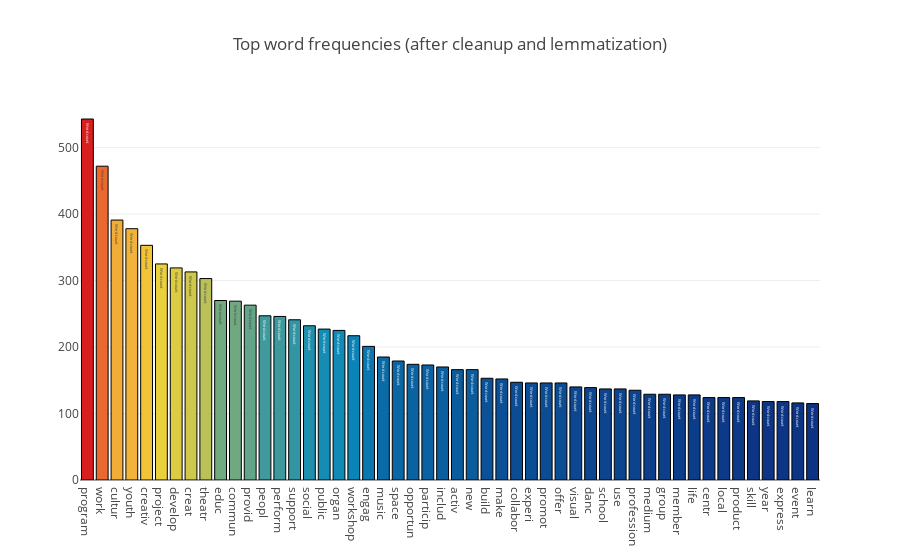

Source (notebook cell):
### Markdown cell above
## Interactive frequency plot: click to open local server and edit or save plot

Note: a still version of the plot can be automatically saved only if Orca commandline util and psutil library is installed. Otherwise, set `save_plot` argument to `False` to generate the plot inline only (click `download as png` to save).

If the plot is blank, you may need to relaunch the notebook with this flag:

`jupyter notebook --NotebookApp.iopub_data_rate_limit=1.0e10`

### Code cell
view_data = PlotWords(word_count)

view_data.freq_plot(top_n=50, save_plot=True) # top_n number of top words to show

### Figure 1 — Plotly figure (JSON) as saved in the notebook; plotly's stock layout.template omitted (floating-point values rounded to 4 significant figures)
{"data": [{"marker": {"color": [543, 472, 391, 378, 353, 325, 319, 313, 303, 270, 269, 263, 247, 246, 241, 232, 227, 225, 217, 201, 185, 179, 174, 173, 170, 166, 166, 153, 152, 147, 146, 146, 146, 140, 139, 137, 137, 135, 129, 129, 128, 128, 124, 124, 124, 119, 118, 118, 116, 115], "colorscale": "Portland", "line": {"color": "rgb(0,0,0)", "width": 1}}, "text": "Word count", "type": "bar", "uid": "42cba9b9-2722-4aab-9f81-17e9f47389f4", "x": ["program", "work", "cultur", "youth", "creativ", "project", "develop", "creat", "theatr", "educ", "commun", "provid", "peopl", "perform", "support", "social", "public", "organ", "workshop", "engag", "music", "space", "opportun", "particip", "includ", "activ", "new", "build", "make", "collabor", "experi", "promot", "offer", "visual", "danc", "school", "use", "profession", "medium", "group", "member", "life", "centr", "local", "product", "skill", "year", "express", "event", "learn"], "y": [543, 472, 391, 378, 353, 325, 319, 313, 303, 270, 269, 263, 247, 246, 241, 232, 227, 225, 217, 201, 185, 179, 174, 173, 170, 166, 166, 153, 152, 147, 146, 146, 146, 140, 139, 137, 137, 135, 129, 129, 128, 128, 124, 124, 124, 119, 118, 118, 116, 115]}], "layout": {"title": {"text": "Top word frequencies (after cleanup and lemmatization)"}}}
